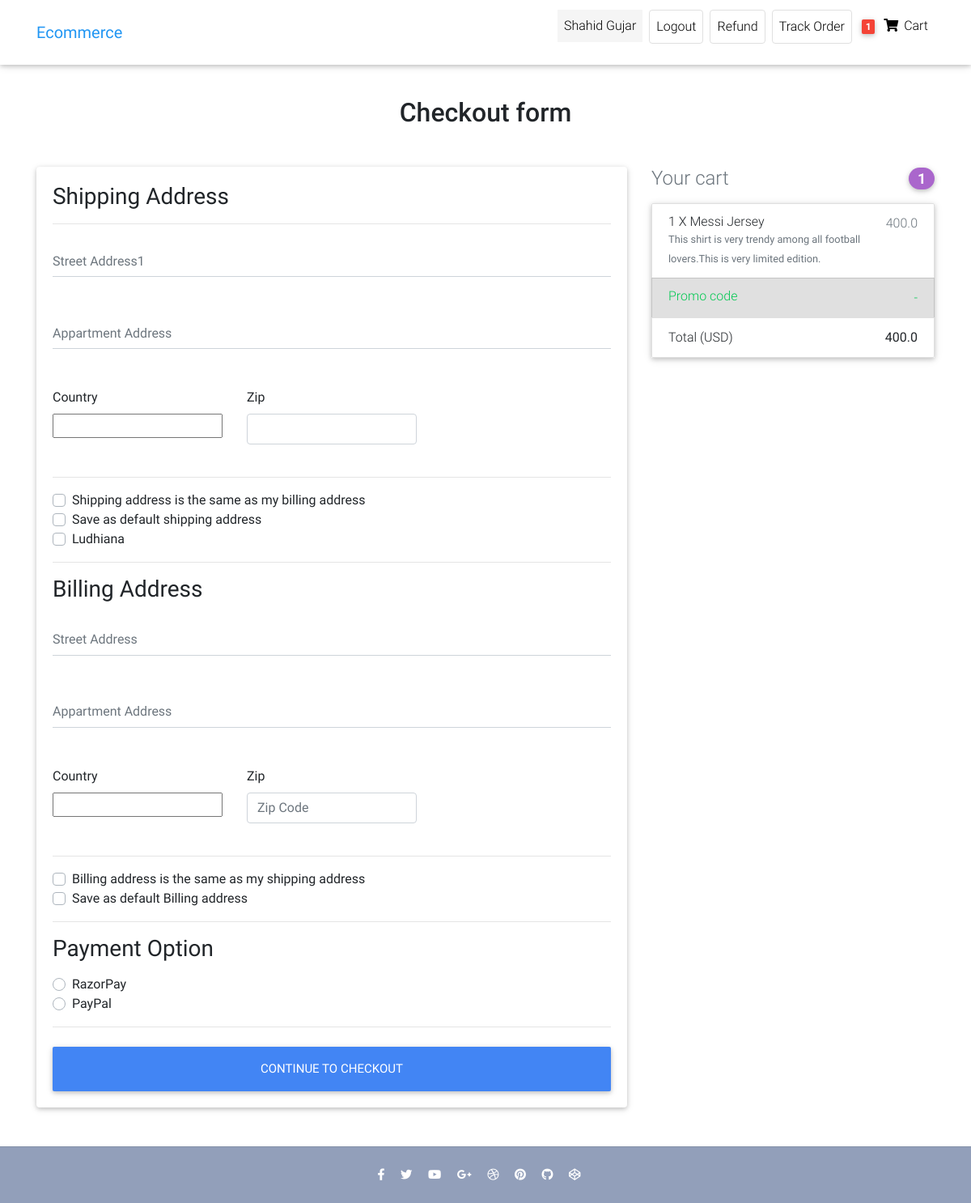
Before: /checkout/ (signed in) with the older database file.
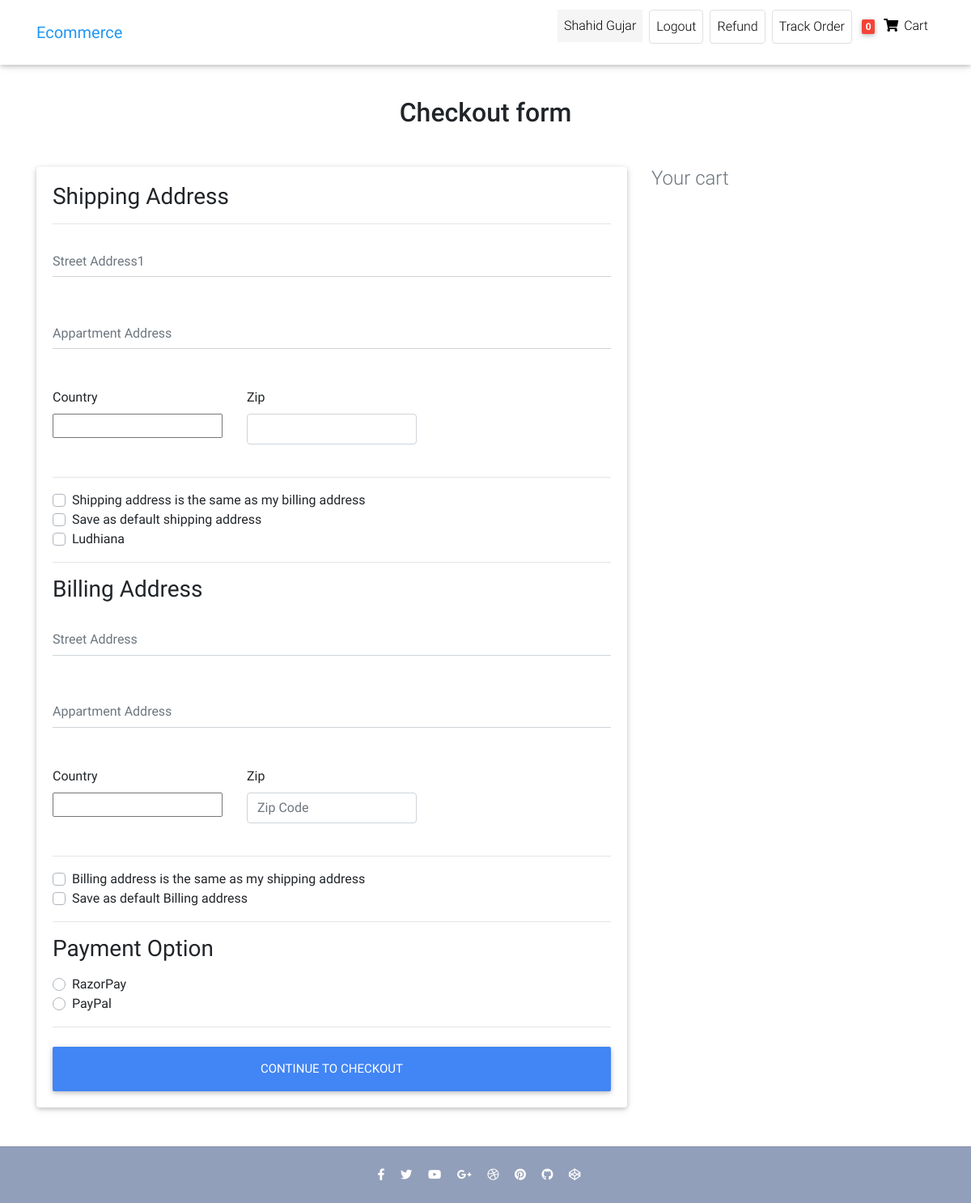
After: the same page with the newer database file.
### front/models.py (models this page shows, shortened)
class Customer(AbstractUser):#Users is customer here
    phone=models.CharField(max_length=12,default="")
    gender=models.CharField(max_length=15,default="")
    user_address=models.CharField(max_length=50,default="")

class Order(models.Model):
    user=models.ForeignKey(Customer,on_delete=models.CASCADE)
    ref_code=models.CharField(max_length=20,blank=True,null=True)
    items=models.ManyToManyField(OrderItem)
    start_date = models.DateTimeField(auto_now_add=True)
    ordered_date=models.DateField()
    ordered=models.BooleanField(default=False)#it check whether has been ordered or not
    billing_address=models.ForeignKey('Address',related_name='billing_address',on_delete=models.SET_NULL,blank=True,null=True)
    shipping_address=models.ForeignKey('Address',related_name='shipping_address',on_delete=models.SET_NULL,blank=True,null=True)
    payment_detail=models.ForeignKey('Payments',on_delete=models.SET_NULL,blank=True,null=True)
    coupon=models.ForeignKey('Coupon',on_delete=models.SET_NULL,blank=True,null=True)
    being_delivered=models.BooleanField(default=False)#deliver hogaya
    received=models.BooleanField(default=False)#order hmne receive karliya
    order_status=models.CharField(choices=status,max_length=10,default='Pe')
    refund_requested=models.BooleanField(default=False)
    refund_granted=models.BooleanField(default=False)
    def total_amount(self):
        total=0
        for order_item in self.items.all():
            total += order_item.get_final_price()
        if self.coupon:
            total-=self.coupon.amount
        return total

class OrderItem(models.Model):
    user=models.ForeignKey(Customer,on_delete=models.CASCADE,null=True,blank=True)
    ordered=models.BooleanField(default=False)
    item=models.ForeignKey(Item,on_delete=models.CASCADE)
    quantity=models.IntegerField(default=1)
    def get_total_item_price(self):
        totalprice=self.item.price * self.quantity
        return totalprice
    def get_total_item_discount_price(self):
        if self.item.discount_price:
            totalprice=self.item.discount_price * self.quantity
            return totalprice
        else:
            return self.get_total_item_price()
    def get_final_price(self):
        if self.get_total_item_discount_price():
            return self.get_total_item_discount_price()
        return self.get_total_item_price()

class Item(models.Model):
    title=models.CharField(max_length=50)
    price=models.FloatField()
    discount_price=models.FloatField(blank=True,null=True)
    category=models.CharField(choices=CATEGORY_CHOICES,max_length=2)
    label=models.CharField(choices=LABEL_CHOICES,max_length=1)
    slug=models.SlugField()
    description=models.TextField()
    image=models.ImageField(upload_to='Images',null=True,blank=True)

### front/views.py (the view, shortened to what this page needs)
# urls.py: path('checkout/',CheckOutView.as_view(),name="check_out"),
class CheckOutView(LoginRequiredMixin,View):
    def get(self,*args,**kwargs):
        try:
            form=CheckoutForm()
            coupon=CouponForm()
            orders=Order.objects.filter(user=self.request.user,ordered=False)
            context={'form':form,'orders':orders,'coupon':coupon}
            shipping_address_qs=Address.objects.filter(
                user=self.request.user,
                address_type='S',
                default=True
            )
            if shipping_address_qs.exists():
                context.update({'default_shipping_address':shipping_address_qs[0]})
            billing_address_qs=Address.objects.filter(
                user=self.request.user,
                address_type='B',
                default=True
            )
            if billing_address_qs.exists():
                context.update({'default_shipping_address':billing_address_qs[0]})
            return render(self.request,'Ecommerce/checkout-page.html',context)
        except ObjectDoesNotExist:
            messages.info(self.request,"You donot have active order")
            return redirect("checkout")

### front/forms.py
class CouponForm(forms.Form):
    code=forms.CharField(max_length=30,widget=forms.TextInput(attrs={
        'class':'form-control',
        'placeholder':'Promo Code',
        'aria-label':'Recipient"s username',
        'aria-describedby':"basic-addon2"
        }))

### front/templatetags/cart_template_tags.py (called while the page is built)
@register.filter
def cart_item_count(user):
    if user.is_authenticated:
        qs=Order.objects.filter(user=user,ordered=False)
        if qs.exists():
            return qs[0].items.count()
    return 0

### front/templates/Ecommerce/checkout-page.html (shortened to what the changed rows need)
{% extends "Ecommerce/home-page.html" %}
{% load static %}
{% load cart_template_tags %}
{% load crispy_forms_tags %}
{% block head %}
    <link rel="stylesheet"
          href="https://use.fontawesome.com/releases/v5.11.2/css/all.css">
    <link href="{% static 'css/bootstrap.min.css' %}" rel="stylesheet">
    <link href="{% static 'css/mdb.min.css' %}" rel="stylesheet">
    <link href="{% static 'css/style.min.css' %}" rel="stylesheet">
{% endblock head %}
{% block body %}
    {% include 'Ecommerce/navbar.html' %}
    <main class="mt-5 pt-4">
        <div class="container wow fadeIn">
            <h2 class="my-5 h2 text-center">Checkout form</h2>
            <div class="row">
                <div class="col-md-8 mb-4">
                    <div class="card">
                        <form class="card-body" method="POST" action="{% url 'check_out' %}">
                            <div class="d-block my-3">
                                {% for value,name in form.fields.payment_option.choices %}
                                    <div class="custom-control custom-radio">
                                        <label class="custom-control-label" for="{{ name }}">{{ name }}</label>
                                    </div>
                                {% endfor %}
                            </div>
                        </form>
                    </div>
                </div>
                {% include 'Ecommerce/order_snippet.html' %}
            </div>
        </div>
    </main>
{% endblock body %}

### front/templates/Ecommerce/navbar.html (shortened to what this page needs)
{% load cart_template_tags %}
 <nav class="navbar fixed-top navbar-expand-lg navbar-light white scrolling-navbar">
    <div class="container">
      <a class="navbar-brand waves-effect" href="/" >
        <strong class="blue-text">Ecommerce</strong>
      </a>
      <div class="collapse navbar-collapse" id="navbarSupportedContent">
        <ul class="navbar-nav nav-flex-icons">
          {% if request.user.is_authenticated %}
          <li class="nav-item mx-1">
            <p class="nav-link waves-effect "
            style="background-color:whitesmoke;"
             >
              {{request.user.first_name}}
          </p>
          </li>
          <li class="nav-item mx-1">
            <a href="{% url 'account_logout' %}" class="nav-link border border-light rounded waves-effect"
             >
              Logout
            </a>
          </li>
          <li class="nav-item mx-1">
            <a href="{% url 'request-refund' %}" class="nav-link border border-light rounded waves-effect"
             >
              Refund
            </a>
          </li>
          <li class="nav-item mx-1">
            <a href="{% url 'track-order' %}" class="nav-link border border-light rounded waves-effect"
            >
              Track Order
            </a>
          </li>
          {% endif %}
          {% if user.is_authenticated %}
          <li class="nav-item">
            <a href="{% url 'order-summary' %}" class="nav-link waves-effect">
              <span class="badge red z-depth-1 mr-1"> {{request.user|cart_item_count}} </span>
              <i class="fas fa-shopping-cart"></i>
              <span class="clearfix d-none d-sm-inline-block"> Cart </span>
            </a>
          </li>
          {% endif %}
        </ul>
      </div>
    </div>
  </nav>

### front/templates/Ecommerce/order_snippet.html (shortened to what this page needs)
{% load crispy_forms_tags %}
<div class="col-md-4 mb-4">
    <h4 class="d-flex justify-content-between align-items-center mb-3">
        <span class="text-muted">Your cart</span> {% for order in orders %}
        <span class="badge badge-secondary badge-pill">{{order.items.count}}</span>
    </h4>
    {% for object in order.items.all %}
    <ul class="list-group mb-3 z-depth-1">
        <li class="list-group-item d-flex justify-content-between lh-condensed">
            <div>
                <h6 class="my-0">{{object.quantity}} X {{object.item.title}}</h6>
                <small class="text-muted">{{object.item.description}}</small>
            </div>
            <span class="text-muted">{{object.get_final_price}}</span>
        </li>
        <li class="list-group-item d-flex justify-content-between bg-light">
            <div class="text-success">
              <h6 class="my-0">Promo code</h6>
            </div>
            <span class="text-success">-{{order.coupon.amount}}</span>
          </li>
          <li class="list-group-item d-flex justify-content-between">
            <span>Total (USD)</span>
            <strong>{{order.total_amount}}</strong>
          </li>
    </ul>
    {% endfor %}
    {% endfor %}
</div>

Changed rows visible on the page:
no longer on this page (row edited): Order: items.count "1", total_amount "400.0"
no longer on this page (row edited): OrderItem: quantity "1", item "Messi Jersey", item.description "This shirt is very trendy among all football lovers.This is very limited edition.", get_final_price "400.0"
changed Customer "Shahid Gujar": user|cart_item_count "1" → "0"
